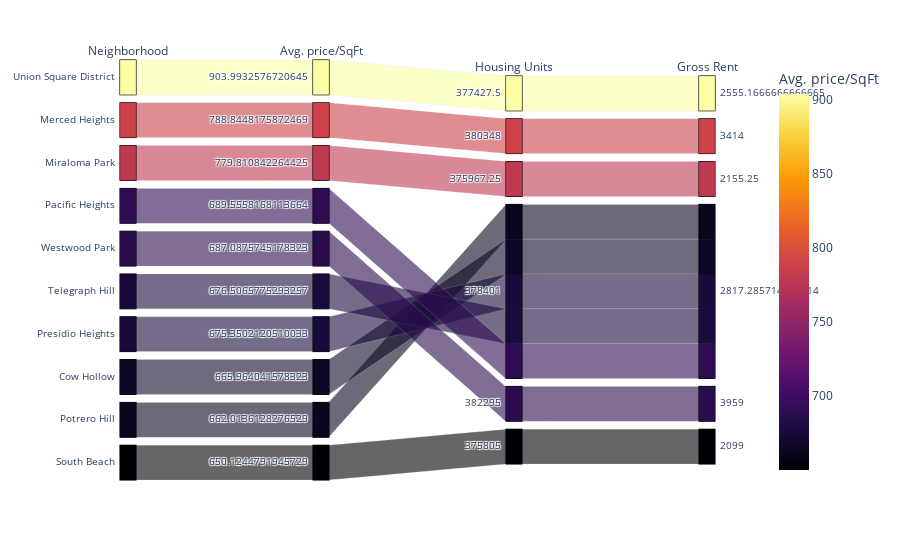

This figure's notebook cell:
### Code cell
px.parallel_categories(
    top_ten_neighborhoods.reset_index(),
    dimensions=['neighborhood',"sale_price_sqr_foot", "housing_units", "gross_rent"],
    color="sale_price_sqr_foot",
    color_continuous_scale=px.colors.sequential.Inferno,
    labels={
        "neighborhood": "Neighborhood",
        "sale_price_sqr_foot": "Avg. price/SqFt",
        "housing_units": "Housing Units",
        "gross_rent": "Gross Rent"
    },
)

### Figure 1 — Plotly figure (JSON) as saved in the notebook; plotly's stock layout.template omitted (floating-point values rounded to 4 significant figures)
{"data": [{"dimensions": [{"label": "Neighborhood", "values": ["Union Square District", "Merced Heights", "Miraloma Park", "Pacific Heights", "Westwood Park", "Telegraph Hill", "Presidio Heights", "Cow Hollow", "Potrero Hill", "South Beach"]}, {"label": "Avg. price/SqFt", "values": [904.0, 788.8, 779.8, 689.6, 687.1, 676.5, 675.4, 666.0, 662.0, 650.1]}, {"label": "Housing Units", "values": [377400.0, 380348, 376000.0, 378401, 382295, 378401, 378401, 378401, 378401, 375805]}, {"label": "Gross Rent", "values": [2555.0, 3414, 2155.0, 2817.0, 3959, 2817.0, 2817.0, 2817.0, 2817.0, 2099]}], "domain": {"x": [0, 1], "y": [0, 1]}, "line": {"color": [904.0, 788.8, 779.8, 689.6, 687.1, 676.5, 675.4, 666.0, 662.0, 650.1], "coloraxis": "coloraxis"}, "name": "", "type": "parcats"}], "layout": {"autosize": true, "coloraxis": {"colorbar": {"title": {"text": "Avg. price/SqFt"}}, "colorscale": [[0, "#000004"], [0.1111, "#1b0c41"], [0.2222, "#4a0c6b"], [0.3333, "#781c6d"], [0.4444, "#a52c60"], [0.5556, "#cf4446"], [0.6667, "#ed6925"], [0.7778, "#fb9b06"], [0.8889, "#f7d13d"], [1, "#fcffa4"]]}, "legend": {"tracegroupgap": 0}, "margin": {"t": 60}}}
